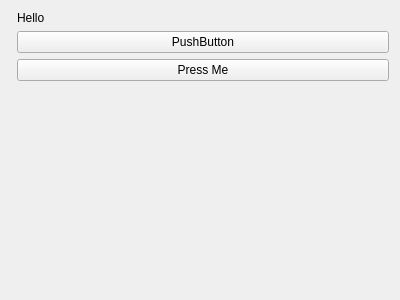
<?xml version="1.0" encoding="UTF-8"?>
<ui version="4.0">
 <class>Form</class>
 <widget class="QWidget" name="Form">
  <property name="geometry">
   <rect>
    <x>0</x>
    <y>0</y>
    <width>400</width>
    <height>300</height>
   </rect>
  </property>
  <property name="windowTitle">
   <string>Form</string>
  </property>
  <layout class="QGridLayout" name="gridLayout">
   <item row="0" column="0">
    <layout class="QFormLayout" name="formLayout">
     <item row="2" column="1">
      <widget class="QPushButton" name="pushButton_2">
       <property name="text">
        <string>PushButton</string>
       </property>
      </widget>
     </item>
     <item row="3" column="1">
      <widget class="QPushButton" name="pushButton">
       <property name="text">
        <string>Press Me</string>
       </property>
      </widget>
     </item>
     <item row="1" column="1">
      <widget class="QLabel" name="label">
       <property name="text">
        <string>Hello</string>
       </property>
      </widget>
     </item>
    </layout>
   </item>
  </layout>
 </widget>
 <resources/>
 <connections>
  <connection>
   <sender>pushButton</sender>
   <signal>clicked()</signal>
   <receiver>label</receiver>
   <slot>hide()</slot>
   <hints>
    <hint type="sourcelabel">
     <x>83</x>
     <y>52</y>
    </hint>
    <hint type="destinationlabel">
     <x>33</x>
     <y>18</y>
    </hint>
   </hints>
  </connection>
  <connection>
   <sender>pushButton_2</sender>
   <signal>clicked()</signal>
   <receiver>label</receiver>
   <slot>show()</slot>
   <hints>
    <hint type="sourcelabel">
     <x>162</x>
     <y>42</y>
    </hint>
    <hint type="destinationlabel">
     <x>37</x>
     <y>18</y>
    </hint>
   </hints>
  </connection>
 </connections>
</ui>
